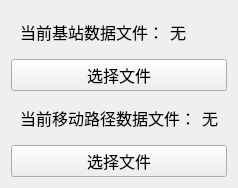
        <widget class="QWidget" name="widget" native="true">
         <layout class="QVBoxLayout" name="verticalLayout_2">
          <item>
           <widget class="QWidget" name="widget_9" native="true">
            <property name="font">
             <font>
              <family>18thCentury</family>
              <pointsize>12</pointsize>
             </font>
            </property>
            <layout class="QHBoxLayout" name="horizontalLayout_4">
             <item>
              <widget class="QLabel" name="label_5">
               <property name="text">
                <string>当前基站数据文件：</string>
               </property>
              </widget>
             </item>
             <item>
              <widget class="QLabel" name="fileName">
               <property name="font">
                <font>
                 <family>Consolas</family>
                </font>
               </property>
               <property name="text">
                <string>无</string>
               </property>
              </widget>
             </item>
            </layout>
           </widget>
          </item>
          <item>
           <widget class="QPushButton" name="file_button">
            <property name="font">
             <font>
              <family>18thCentury</family>
              <pointsize>12</pointsize>
             </font>
            </property>
            <property name="text">
             <string>选择文件</string>
            </property>
           </widget>
          </item>
          <item>
           <widget class="QWidget" name="widget_10" native="true">
            <property name="font">
             <font>
              <family>18thCentury</family>
              <pointsize>12</pointsize>
             </font>
            </property>
            <layout class="QHBoxLayout" name="horizontalLayout_5">
             <item>
              <widget class="QLabel" name="label_7">
               <property name="text">
                <string>当前移动路径数据文件：</string>
               </property>
              </widget>
             </item>
             <item>
              <widget class="QLabel" name="main_3_label">
               <property name="font">
                <font>
                 <family>Consolas</family>
                </font>
               </property>
               <property name="text">
                <string>无</string>
               </property>
              </widget>
             </item>
            </layout>
           </widget>
          </item>
          <item>
           <widget class="QPushButton" name="path_button">
            <property name="font">
             <font>
              <pointsize>12</pointsize>
             </font>
            </property>
            <property name="text">
             <string>选择文件</string>
            </property>
           </widget>
          </item>
         </layout>
        </widget>
